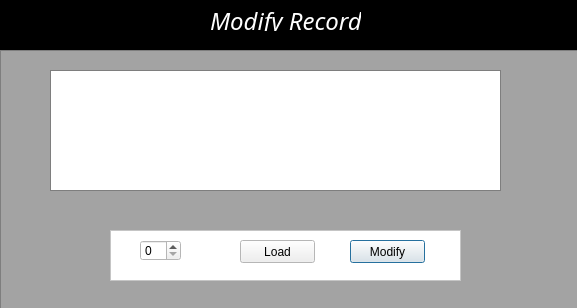
<?xml version="1.0" encoding="UTF-8"?>
<ui version="4.0">
 <class>modRecord</class>
 <widget class="QDialog" name="modRecord">
  <property name="geometry">
   <rect>
    <x>0</x>
    <y>0</y>
    <width>577</width>
    <height>308</height>
   </rect>
  </property>
  <property name="windowTitle">
   <string>Dialog</string>
  </property>
  <widget class="QFrame" name="frame">
   <property name="geometry">
    <rect>
     <x>0</x>
     <y>0</y>
     <width>581</width>
     <height>51</height>
    </rect>
   </property>
   <property name="palette">
    <palette>
     <active>
      <colorrole role="Base">
       <brush brushstyle="SolidPattern">
        <color alpha="255">
         <red>0</red>
         <green>0</green>
         <blue>0</blue>
        </color>
       </brush>
      </colorrole>
      <colorrole role="Window">
       <brush brushstyle="SolidPattern">
        <color alpha="255">
         <red>0</red>
         <green>0</green>
         <blue>0</blue>
        </color>
       </brush>
      </colorrole>
     </active>
     <inactive>
      <colorrole role="Base">
       <brush brushstyle="SolidPattern">
        <color alpha="255">
         <red>0</red>
         <green>0</green>
         <blue>0</blue>
        </color>
       </brush>
      </colorrole>
      <colorrole role="Window">
       <brush brushstyle="SolidPattern">
        <color alpha="255">
         <red>0</red>
         <green>0</green>
         <blue>0</blue>
        </color>
       </brush>
      </colorrole>
     </inactive>
     <disabled>
      <colorrole role="Base">
       <brush brushstyle="SolidPattern">
        <color alpha="255">
         <red>0</red>
         <green>0</green>
         <blue>0</blue>
        </color>
       </brush>
      </colorrole>
      <colorrole role="Window">
       <brush brushstyle="SolidPattern">
        <color alpha="255">
         <red>0</red>
         <green>0</green>
         <blue>0</blue>
        </color>
       </brush>
      </colorrole>
     </disabled>
    </palette>
   </property>
   <property name="autoFillBackground">
    <bool>true</bool>
   </property>
   <property name="frameShape">
    <enum>QFrame::StyledPanel</enum>
   </property>
   <property name="frameShadow">
    <enum>QFrame::Raised</enum>
   </property>
   <widget class="QLabel" name="label">
    <property name="geometry">
     <rect>
      <x>210</x>
      <y>10</y>
      <width>151</width>
      <height>21</height>
     </rect>
    </property>
    <property name="palette">
     <palette>
      <active>
       <colorrole role="WindowText">
        <brush brushstyle="SolidPattern">
         <color alpha="255">
          <red>255</red>
          <green>255</green>
          <blue>255</blue>
         </color>
        </brush>
       </colorrole>
      </active>
      <inactive>
       <colorrole role="WindowText">
        <brush brushstyle="SolidPattern">
         <color alpha="255">
          <red>255</red>
          <green>255</green>
          <blue>255</blue>
         </color>
        </brush>
       </colorrole>
      </inactive>
      <disabled>
       <colorrole role="WindowText">
        <brush brushstyle="SolidPattern">
         <color alpha="255">
          <red>120</red>
          <green>120</green>
          <blue>120</blue>
         </color>
        </brush>
       </colorrole>
      </disabled>
     </palette>
    </property>
    <property name="font">
     <font>
      <family>ISOCPEUR</family>
      <pointsize>18</pointsize>
      <italic>true</italic>
     </font>
    </property>
    <property name="text">
     <string>Modify Record</string>
    </property>
   </widget>
  </widget>
  <widget class="QFrame" name="frame_2">
   <property name="geometry">
    <rect>
     <x>0</x>
     <y>50</y>
     <width>581</width>
     <height>261</height>
    </rect>
   </property>
   <property name="palette">
    <palette>
     <active>
      <colorrole role="Base">
       <brush brushstyle="SolidPattern">
        <color alpha="255">
         <red>255</red>
         <green>255</green>
         <blue>255</blue>
        </color>
       </brush>
      </colorrole>
      <colorrole role="Window">
       <brush brushstyle="SolidPattern">
        <color alpha="255">
         <red>163</red>
         <green>163</green>
         <blue>163</blue>
        </color>
       </brush>
      </colorrole>
     </active>
     <inactive>
      <colorrole role="Base">
       <brush brushstyle="SolidPattern">
        <color alpha="255">
         <red>255</red>
         <green>255</green>
         <blue>255</blue>
        </color>
       </brush>
      </colorrole>
      <colorrole role="Window">
       <brush brushstyle="SolidPattern">
        <color alpha="255">
         <red>163</red>
         <green>163</green>
         <blue>163</blue>
        </color>
       </brush>
      </colorrole>
     </inactive>
     <disabled>
      <colorrole role="Base">
       <brush brushstyle="SolidPattern">
        <color alpha="255">
         <red>163</red>
         <green>163</green>
         <blue>163</blue>
        </color>
       </brush>
      </colorrole>
      <colorrole role="Window">
       <brush brushstyle="SolidPattern">
        <color alpha="255">
         <red>163</red>
         <green>163</green>
         <blue>163</blue>
        </color>
       </brush>
      </colorrole>
     </disabled>
    </palette>
   </property>
   <property name="autoFillBackground">
    <bool>true</bool>
   </property>
   <property name="frameShape">
    <enum>QFrame::StyledPanel</enum>
   </property>
   <property name="frameShadow">
    <enum>QFrame::Raised</enum>
   </property>
   <widget class="QTableWidget" name="tableWidget">
    <property name="geometry">
     <rect>
      <x>50</x>
      <y>20</y>
      <width>451</width>
      <height>121</height>
     </rect>
    </property>
   </widget>
   <widget class="QFrame" name="frame_3">
    <property name="geometry">
     <rect>
      <x>110</x>
      <y>180</y>
      <width>351</width>
      <height>51</height>
     </rect>
    </property>
    <property name="palette">
     <palette>
      <active>
       <colorrole role="Base">
        <brush brushstyle="SolidPattern">
         <color alpha="255">
          <red>255</red>
          <green>255</green>
          <blue>255</blue>
         </color>
        </brush>
       </colorrole>
       <colorrole role="Window">
        <brush brushstyle="SolidPattern">
         <color alpha="255">
          <red>255</red>
          <green>255</green>
          <blue>255</blue>
         </color>
        </brush>
       </colorrole>
      </active>
      <inactive>
       <colorrole role="Base">
        <brush brushstyle="SolidPattern">
         <color alpha="255">
          <red>255</red>
          <green>255</green>
          <blue>255</blue>
         </color>
        </brush>
       </colorrole>
       <colorrole role="Window">
        <brush brushstyle="SolidPattern">
         <color alpha="255">
          <red>255</red>
          <green>255</green>
          <blue>255</blue>
         </color>
        </brush>
       </colorrole>
      </inactive>
      <disabled>
       <colorrole role="Base">
        <brush brushstyle="SolidPattern">
         <color alpha="255">
          <red>255</red>
          <green>255</green>
          <blue>255</blue>
         </color>
        </brush>
       </colorrole>
       <colorrole role="Window">
        <brush brushstyle="SolidPattern">
         <color alpha="255">
          <red>255</red>
          <green>255</green>
          <blue>255</blue>
         </color>
        </brush>
       </colorrole>
      </disabled>
     </palette>
    </property>
    <property name="autoFillBackground">
     <bool>true</bool>
    </property>
    <property name="frameShape">
     <enum>QFrame::StyledPanel</enum>
    </property>
    <property name="frameShadow">
     <enum>QFrame::Raised</enum>
    </property>
    <widget class="QSpinBox" name="spinBox">
     <property name="geometry">
      <rect>
       <x>30</x>
       <y>10</y>
       <width>41</width>
       <height>21</height>
      </rect>
     </property>
    </widget>
    <widget class="QPushButton" name="pushButton_ModActualRecord">
     <property name="geometry">
      <rect>
       <x>240</x>
       <y>10</y>
       <width>75</width>
       <height>23</height>
      </rect>
     </property>
     <property name="text">
      <string>Modify</string>
     </property>
    </widget>
    <widget class="QPushButton" name="pushButton_loadData_modRecordData">
     <property name="geometry">
      <rect>
       <x>130</x>
       <y>10</y>
       <width>75</width>
       <height>23</height>
      </rect>
     </property>
     <property name="text">
      <string>Load</string>
     </property>
    </widget>
   </widget>
  </widget>
 </widget>
 <resources/>
 <connections/>
</ui>
